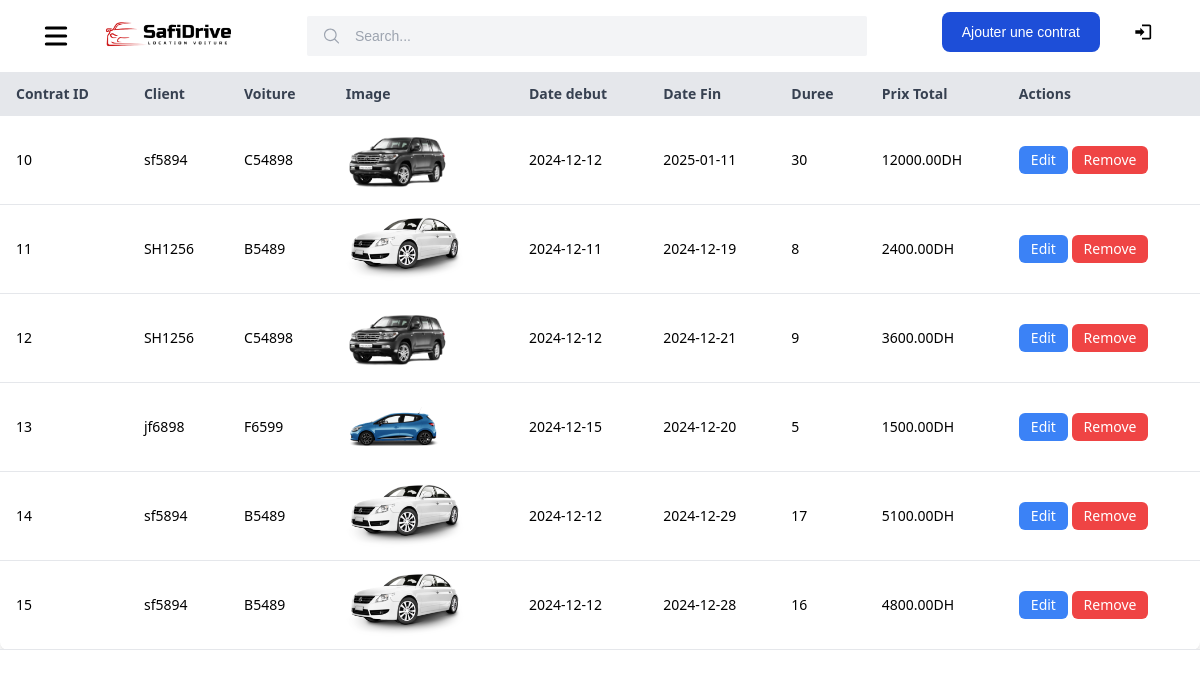
Screenshot of /src/views/contrats.php (signed in) with the database file from the repository.
### tables this page shows
CREATE TABLE `contrat` (
  `contrat_id` int NOT NULL AUTO_INCREMENT,
  `voiture_id` varchar(250) DEFAULT NULL,
  `client_id` varchar(100) DEFAULT NULL,
  `date_debut` date NOT NULL,
  `date_fin` date NOT NULL,
  `Duree` int NOT NULL,
  `prixtotal` decimal(10,2) DEFAULT NULL,
  PRIMARY KEY (`contrat_id`),
  KEY `voiture_id` (`voiture_id`),
  KEY `client_id` (`client_id`),
  CONSTRAINT `contrat_ibfk_1` FOREIGN KEY (`voiture_id`) REFERENCES `voiture` (`matricule`) ON DELETE CASCADE,
  CONSTRAINT `contrat_ibfk_2` FOREIGN KEY (`client_id`) REFERENCES `client` (`client_id`) ON DELETE CASCADE
);

CREATE TABLE `voiture` (
  `matricule` varchar(250) NOT NULL,
  `marque` varchar(255) NOT NULL,
  `modele` varchar(255) NOT NULL,
  `Annee` int NOT NULL,
  `type_carburant` enum('Diesel','Essence','Electrique','Hybride') NOT NULL,
  `image_voiture` varchar(255) DEFAULT NULL,
  `etat` enum('En Parc','Sous Location') NOT NULL,
  `prix_location` decimal(10,2) NOT NULL,
  PRIMARY KEY (`matricule`)
);

### src/views/contrats.php (the view, shortened to what this page needs)
<!DOCTYPE html>
<html lang="en">
<head>
    <script src="https://cdn.tailwindcss.com"></script>
</head>
<?php
include '../db/config.php';
?>
<body>
<header class='flex shadow-md sm:px-10 px-6 py-3 bg-white font-[sans-serif] min-h-[70px]'>
      <div class="flex w-full max-w-screen-xl mx-auto">
        <div
          class='flex flex-wrap items-center justify-between relative lg:gap-y-4 gap-y-4 gap-x-4 w-full'>
          <div class="flex">
            <button id="toggleOpen">
              <svg class="w-8 h-8" fill="#000" viewBox="0 0 20 20" xmlns="http://www.w3.org/2000/svg">
                <path fill-rule="evenodd"
                  d="M3 5a1 1 0 011-1h12a1 1 0 110 2H4a1 1 0 01-1-1zM3 10a1 1 0 011-1h12a1 1 0 110 2H4a1 1 0 01-1-1zM3 15a1 1 0 011-1h12a1 1 0 110 2H4a1 1 0 01-1-1z"
                  clip-rule="evenodd"></path>
              </svg>
            </button>
            <a href="../../index.php" class="ml-8">
              <img src="../../public/assets/images/logo.png" alt="logo"
                class='w-32 max-sm:hidden' />
            </a>
          </div>
          <div
            class="bg-gray-100 flex items-center border max-md:order-1 border-transparent focus-within:border-black focus-within:bg-transparent px-4 rounded-sm h-10 min-w-[40%] lg:w-2/4 max-md:w-full transition-all">
            <input type='email' placeholder='Search...' class="w-full outline-none bg-transparent text-black text-sm" />
          </div>
          <div class='flex items-center space-x-4 max-md:ml-auto'>
            <button id="buttonAjouter" type="button" class="text-white bg-blue-700 hover:bg-blue-800 focus:ring-4 focus:ring-blue-300 font-medium rounded-lg text-sm px-5 py-2.5 me-2 mb-2 dark:bg-blue-600 dark:hover:bg-blue-700 focus:outline-none dark:focus:ring-blue-800">Ajouter une contrat</button>
            <button type="button" class="border-none outline-none flex items-center mb-2 justify-center rounded-full p-2 hover:bg-gray-100 transition-all">
              <a href="logout.php" class="flex items-center justify-center">
             <svg xmlns="http://www.w3.org/2000/svg" class="w-5 h-5 cursor-pointer fill-black" viewBox="0 0 24 24">
              <path d="M10 17L15 12L10 7V10H4V14H10V17ZM21 3H12V5H21V19H12V21H21C22.104 21 23 20.104 23 19V5C23 3.896 22.104 3 21 3Z"/>
              </svg>
              </a>
           </button>
          </div>
        </div>
      </div>
    </header>
<?php
$sql2 = "SELECT * FROM contrat,voiture where voiture.matricule = contrat.voiture_id";
?>
<div class="hidden lg:block overflow-x-auto">
  <table class="min-w-full bg-white shadow-md rounded-lg border-collapse">
    <thead>
      <tr class="bg-gray-200 text-gray-700">
        <th class="py-3 px-4 text-left text-sm font-semibold">Contrat ID</th>
        <th class="py-3 px-4 text-left text-sm font-semibold">Client</th>
        <th class="py-3 px-4 text-left text-sm font-semibold">Voiture</th>
        <th class="py-3 px-4 text-left text-sm font-semibold">Image</th>
        <th class="py-3 px-4 text-left text-sm font-semibold">Date debut</th>
        <th class="py-3 px-4 text-left text-sm font-semibold">Date Fin</th>
        <th class="py-3 px-4 text-left text-sm font-semibold">Duree</th>
        <th class="py-3 px-4 text-left text-sm font-semibold">Prix Total</th>
        <th class="py-3 px-4 text-left text-sm font-semibold">Actions</th>
      </tr>
    </thead>
    <tbody>
      <?php
      function affichClient($result) {
        while ($i = mysqli_fetch_row($result)) {
          echo '<tr class="border-b hover:bg-gray-50">';
          echo '<td class="py-3 px-4 text-sm">'.$i[0].'</td>';
          echo '<td class="py-3 px-4 text-sm">'.$i[2].'</td>';
          echo '<td class="py-3 px-4 text-sm">'.$i[1].'</td>';
          echo '<td class="py-3 px-4">';
          echo '<img src="'.$i[12].'" class=" h-16 object-cover rounded-lg">';
          echo '</td>';
          echo '<td class="py-3 px-4 text-sm">'.$i[3].'</td>';
          echo '<td class="py-3 px-4 text-sm">'.$i[4].'</td>';
          echo '<td class="py-3 px-4 text-sm">'.$i[5].'</td>';
          echo '<td class="py-3 px-4 text-sm">'.$i[6].'DH</td>';
          echo '<td class="py-3 px-4 text-sm">';
          echo '   <form method="POST" action="">
                      <button type="submit" name="Edit" value="'.$i[0].'" class="bg-blue-500 text-white py-1 px-3 rounded-md hover:bg-blue-600">Edit</button>
                      <button type="submit" name="remove" value="'.$i[0].'" class="bg-red-500 text-white py-1 px-3 rounded-md hover:bg-red-600">Remove</button>
                    </form>';
          echo '</td>';
          echo '</tr>';
        }
      }
      $result = mysqli_query($conn, $sql2);
      affichClient($result);
      ?>
    </tbody>
  </table>
</div>
</body>
</html>

### rows the page displays
contrat: contrat_id "10", client "sf5894", voiture "C54898", voiture.image_voiture (picture), date_debut "2024-12-12", date_fin "2025-01-11", Duree "30", prixtotal "12000.00"
contrat: contrat_id "11", client "SH1256", voiture "B5489", voiture.image_voiture (picture), date_debut "2024-12-11", date_fin "2024-12-19", Duree "8", prixtotal "2400.00"
contrat: contrat_id "12", client "SH1256", voiture "C54898", voiture.image_voiture (picture), date_debut "2024-12-12", date_fin "2024-12-21", Duree "9", prixtotal "3600.00"
contrat: contrat_id "13", client "jf6898", voiture "F6599", voiture.image_voiture (picture), date_debut "2024-12-15", date_fin "2024-12-20", Duree "5", prixtotal "1500.00"
contrat: contrat_id "14", client "sf5894", voiture "B5489", voiture.image_voiture (picture), date_debut "2024-12-12", date_fin "2024-12-29", Duree "17", prixtotal "5100.00"
contrat: contrat_id "15", client "sf5894", voiture "B5489", voiture.image_voiture (picture), date_debut "2024-12-12", date_fin "2024-12-28", Duree "16", prixtotal "4800.00"
